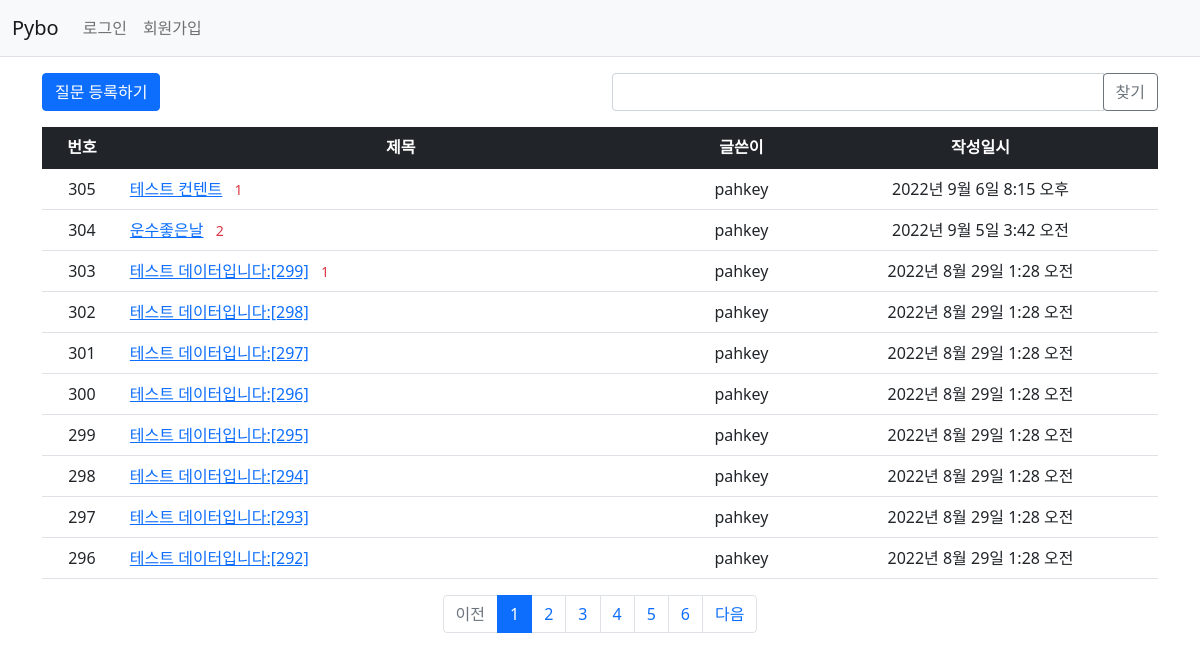
Page /pybo/ on the earlier database version.
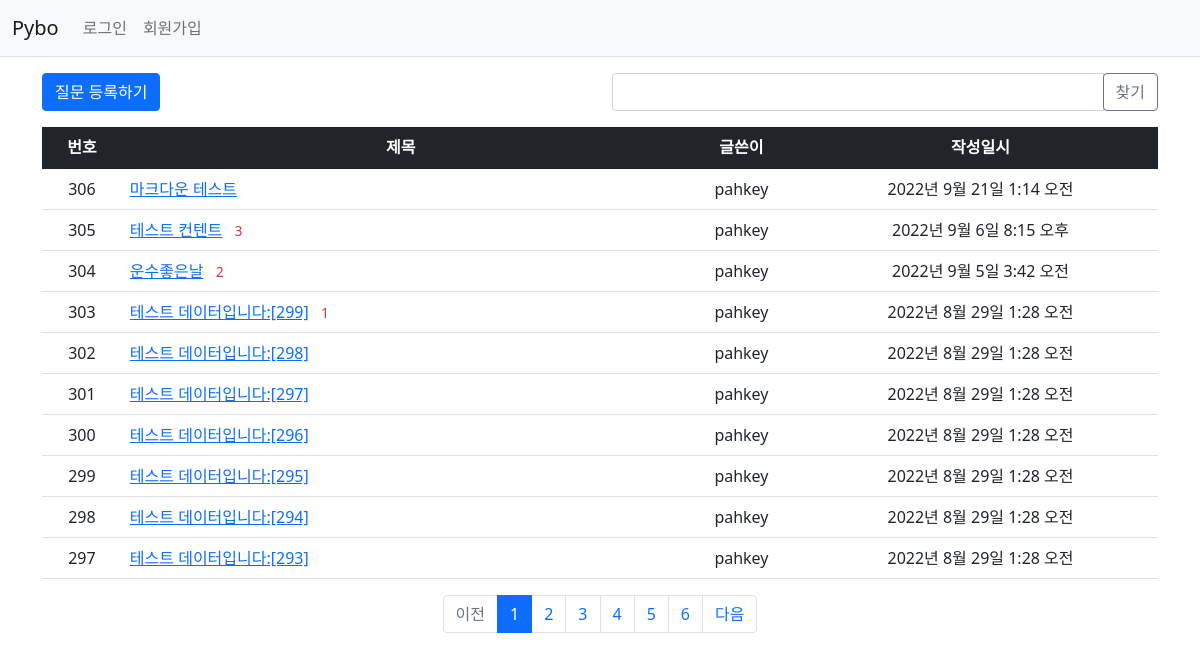
Same page on the later database version.
### pybo/models.py (models this page shows, shortened)
class Question(models.Model):
    author = models.ForeignKey(User, on_delete=models.CASCADE, related_name='author_question')
    subject = models.CharField(max_length=200)
    content = models.TextField()
    create_date = models.DateTimeField()
    modify_date = models.DateTimeField(null=True, blank=True)
    voter = models.ManyToManyField(User, related_name='voter_question') # 추천인 추가

### pybo/views/base_views.py (the view, shortened to what this page needs)
# urls.py: path('', base_views.index, name='index'), # '/'에 해당되는 path
def index(request):
    page =request.GET.get('page', '1') # 페이지
    kw = request.GET.get('kw', '') # 검색어
    question_list = Question.objects.order_by('-create_date')
    paginator = Paginator(question_list, 10) # 페이지당 10개씩 보여주기
    page_obj = paginator.get_page(page)
    context = {'question_list': page_obj, 'page':page, 'kw': kw} # question_list는 페이징 객체(page_obj)
    return render(request, 'pybo/question_list.html', context)

### pybo/templatetags/pybo_filter.py (called while the page is built)
@register.filter
def sub(value, arg):
    return value - arg

### templates/pybo/question_list.html (shortened to what this page needs)
{% extends 'base.html' %}
{% load pybo_filter %}
{% block content %}
<div class="container my-3">
    <div class="row my-3">
        <div class="col-6">
            <a href="{% url 'pybo:question_create' %}" class="btn btn-primary">질문 등록하기</a>
        </div>
        <div class="col-6">
            <div class="input-group">
                <input type="text" id="search_kw" class="form-control" value="{{ kw|default_if_none:'' }}">
                <div class="input-group-append">
                    <button class="btn btn-outline-secondary" type="button" id="btn_search">찾기</button>
                </div>
            </div>
        </div>
    </div>
    <table class="table">
        <thead>
        <tr class="text-center table-dark">
            <th>번호</th>
            <th style="width:50%">제목</th>
            <th>글쓴이</th>
            <th>작성일시</th>
        </tr>
        </thead>
        <tbody>
        {% if question_list %}
        {% for question in question_list %}
        <tr class="text-center">
            <td>
                {{ question_list.paginator.count|sub:question_list.start_index|sub:forloop.counter0|add:1 }}
            </td>
            <td class="text-start">
                <a href="{% url 'pybo:detail' question.id %}">{{ question.subject }}</a>
                {% if question.answer_set.count > 0 %}
                    <span class="text-danger small mx-2">{{ question.answer_set.count }}</span>
                {% endif %}
            </td>
            <td>{{ question.author.username }}</td>
            <td>{{ question.create_date }}</td>
        </tr>
        {% endfor %}
        {% else %}
        <tr>
            <td colspan="4">질문이 없습니다.</td>
        </tr>
        {% endif %}
        </tbody>
    </table>
    <ul class="pagination justify-content-center">
        {% if question_list.has_previous %}
        <li class="page-item">
            <a class="page-link" data-page ="{{ question_list.previous_page_number }}" href="javascript:void(0)">이전</a>
        </li>
        {% else %}
        <li class="page-item disabled">
            <a class="page-link" tabindex="-1" aria-disabled="true" href="#">이전</a>
        </li>
        {% endif %}
        {% for page_number in question_list.paginator.page_range %}
        {% if page_number >= question_list.number|add:-5 and page_number <= question_list.number|add:5 %}
        {% if page_number == question_list.number %}
        <li class="page-item active" aria-current="page">
            <a class="page-link" data-page="{{ page_number }}" href="javascript:void(0)">{{ page_number }}</a>
        </li>
        {% else %}
        <li class="page-item">
            <a class="page-link" data-page="{{ page_number }}" href="javascript:void(0)">{{ page_number }}</a>
        </li>
        {% endif %}
        {% endif %}
        {% endfor %}
        {% if question_list.has_next %}
        <li class="page-item">
            <a class="page-link" data-page="{{ question_list.next_page_number }}" href="javascripts:void(0)">다음</a>
        </li>
        {% else %}
        <li class="page-item disabled">
            <a class="page-link" tabindex="-1" aria-disabled="true" href="#">다음</a>
        </li>
        {% endif %}
    </ul>
</div>
{% endblock %}

Differences in the rows shown:
no longer on this page (row unchanged): Question: paginator.count|sub "296", subject "테스트 데이터입니다:[292]", author.username "pahkey", create_date "2022년 8월 29일 1:28 오전"
added Question: paginator.count|sub "306", subject "마크다운 테스트", author.username "pahkey", create_date "2022년 9월 21일 1:14 오전"
computed for Question "테스트 컨텐트": answer_set.count "1" → "3"
